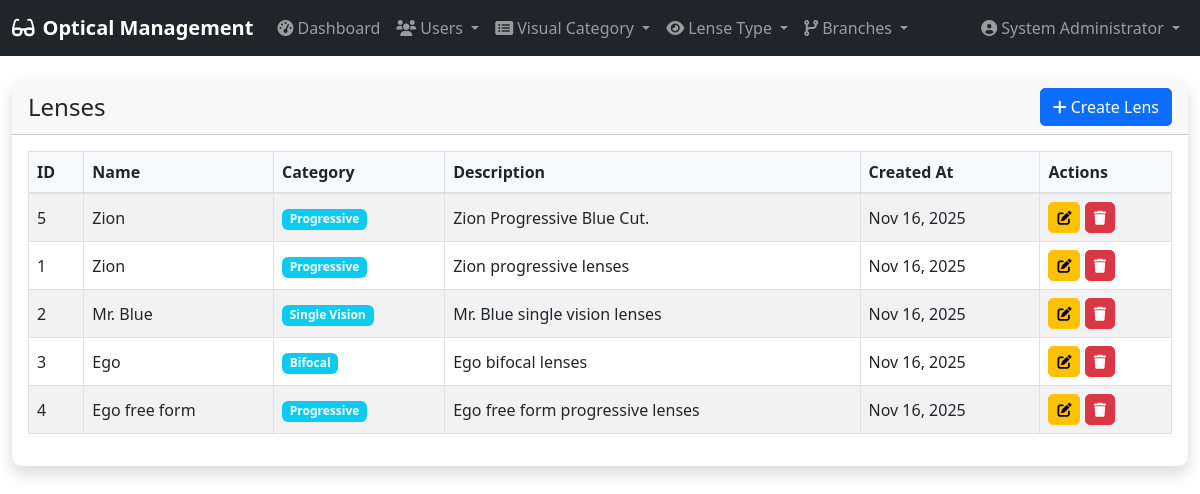
/admin/lenses.php (signed in), run on the app's committed database.
### tables this page shows
CREATE TABLE
  `lenses` (
    `id` int (11) NOT NULL,
    `name` varchar(255) NOT NULL,
    `category_id` int (11) DEFAULT NULL,
    `description` text DEFAULT NULL,
    `created_at` timestamp NOT NULL DEFAULT current_timestamp()
  );

CREATE TABLE
  `categories` (
    `id` int (11) NOT NULL,
    `name` varchar(255) NOT NULL,
    `description` text DEFAULT NULL,
    `created_at` timestamp NOT NULL DEFAULT current_timestamp()
  );

### admin/lenses.php (the view, shortened to what this page needs)
<?php
include '../includes/config.php';
$action = isset($_GET['action']) ? $_GET['action'] : 'list';
include '../includes/header.php';
include '../includes/navbar.php';
?>
<div class="container-fluid mt-4">
    <?php if ($action == 'create' || $action == 'edit'): ?>
        <div class="row">
            <div class="col-12">
                <div class="card shadow">
                    <div class="card-header">
                        <h4 class="mb-0"><?php echo $action == 'create' ? 'Create New Lens' : 'Edit Lens'; ?></h4>
                    </div>
                    <div class="card-body">
                        <form method="POST" action="">
                            <?php if ($action == 'edit'): ?>
                                <?php
                                $id = $_GET['id'];
                                $stmt = $pdo->prepare("SELECT * FROM lenses WHERE id = ?");
                                $stmt->execute([$id]);
                                $lens = $stmt->fetch();
                                ?>
                                <input type="hidden" name="id" value="<?php echo $lens['id']; ?>">
                            <?php endif; ?>
                            <div class="row">
                                <div class="col-md-6 mb-3">
                                    <label for="name" class="form-label">Lens Name</label>
                                    <input type="text" class="form-control" id="name" name="name"
                                           value="<?php echo $action == 'edit' ? $lens['name'] : ''; ?>" required>
                                </div>
                                <div class="col-md-6 mb-3">
                                    <label for="category_id" class="form-label">Category</label>
                                    <select class="form-select" id="category_id" name="category_id" required>
                                        <option value="">Select Category</option>
                                        <?php
                                        $categories = $pdo->query("SELECT * FROM categories ORDER BY name")->fetchAll();
                                        foreach ($categories as $category): ?>
                                            <option value="<?php echo $category['id']; ?>"
                                                <?php if ($action == 'edit' && $lens['category_id'] == $category['id']) echo 'selected'; ?>>
                                                <?php echo $category['name']; ?>
                                            </option>
                                        <?php endforeach; ?>
                                    </select>
                                </div>
                            </div>
                            <div class="row">
                                <div class="col-12 mb-3">
                                    <label for="description" class="form-label">Description</label>
                                    <textarea class="form-control" id="description" name="description" rows="4"><?php echo $action == 'edit' ? $lens['description'] : ''; ?></textarea>
                                </div>
                            </div>
                            <div class="mt-4">
                                <button type="submit" class="btn btn-primary"><?php echo $action == 'create' ? 'Create Lens' : 'Update Lens'; ?></button>
                                <a href="lenses.php" class="btn btn-secondary">Cancel</a>
                            </div>
                        </form>
                    </div>
                </div>
            </div>
        </div>
    <?php else: ?>
        <div class="row">
            <div class="col-12">
                <div class="card shadow">
                    <div class="card-header d-flex justify-content-between align-items-center">
                        <h4 class="mb-0">Lenses</h4>
                        <a href="lenses.php?action=create" class="btn btn-primary">
                            <i class="fas fa-plus me-1"></i>Create Lens
                        </a>
                    </div>
                    <div class="card-body">
                        <div class="table-responsive">
                            <table class="table table-striped table-bordered" id="lensesTable">
                                <thead>
                                    <tr>
                                        <th>ID</th>
                                        <th>Name</th>
                                        <th>Category</th>
                                        <th>Description</th>
                                        <th>Created At</th>
                                        <th>Actions</th>
                                    </tr>
                                </thead>
                                <tbody>
                                    <?php
                                    $stmt = $pdo->query("
                                        SELECT l.*, c.name as category_name
                                        FROM lenses l
                                        LEFT JOIN categories c ON l.category_id = c.id
                                        ORDER BY l.created_at DESC
                                    ");
                                    $lenses = $stmt->fetchAll();
                                    foreach ($lenses as $lens): ?>
                                        <tr>
                                            <td><?php echo $lens['id']; ?></td>
                                            <td><?php echo $lens['name']; ?></td>
                                            <td>
                                                <span class="badge bg-info"><?php echo $lens['category_name']; ?></span>
                                            </td>
                                            <td><?php echo $lens['description'] ?: 'No description'; ?></td>
                                            <td><?php echo date('M j, Y', strtotime($lens['created_at'])); ?></td>
                                            <td>
                                                <a href="lenses.php?action=edit&id=<?php echo $lens['id']; ?>" class="btn btn-sm btn-warning">
                                                    <i class="fas fa-edit"></i>
                                                </a>
                                                <button type="button" class="btn btn-sm btn-danger" data-bs-toggle="modal"
                                                        data-bs-target="#deleteModal<?php echo $lens['id']; ?>">
                                                    <i class="fas fa-trash"></i>
                                                </button>
                                            </td>
                                        </tr>
                                    <?php endforeach; ?>
                                </tbody>
                            </table>
                        </div>
                    </div>
                </div>
            </div>
        </div>
    <?php endif; ?>
</div>
<?php include '../includes/footer.php'; ?>

### includes/header.php (shortened to what this page needs)
<!DOCTYPE html>
<html lang="en">
<head>
    <link href="https://cdn.jsdelivr.net/npm/bootstrap@5.3.0/dist/css/bootstrap.min.css" rel="stylesheet">
    <link href="https://cdnjs.cloudflare.com/ajax/libs/font-awesome/6.0.0/css/all.min.css" rel="stylesheet">
    <link href="../assets/css/style.css" rel="stylesheet">
</head>
<body>

### includes/navbar.php (shortened to what this page needs)
<nav class="navbar navbar-expand-lg navbar-dark bg-dark">
    <div class="container-fluid">
        <a class="navbar-brand" href="dashboard.php">
            <i class="fas fa-glasses me-2"></i>Optical Management
        </a>
        <div class="collapse navbar-collapse" id="navbarNav">
            <ul class="navbar-nav me-auto">
                <li class="nav-item">
                    <a class="nav-link" href="dashboard.php">
                        <i class="fas fa-tachometer-alt me-1"></i>Dashboard
                    </a>
                </li>
                <li class="nav-item dropdown">
                    <a class="nav-link dropdown-toggle" href="#" id="userDropdown" role="button"
                        data-bs-toggle="dropdown">
                        <i class="fas fa-users me-1"></i>Users
                    </a>
                </li>
                <li class="nav-item dropdown">
                    <a class="nav-link dropdown-toggle" href="#" id="categoryDropdown" role="button"
                        data-bs-toggle="dropdown">
                        <i class="fas fa-list-alt me-1"></i>Visual Category
                    </a>
                </li>
                <li class="nav-item dropdown">
                    <a class="nav-link dropdown-toggle" href="#" id="lensesDropdown" role="button"
                        data-bs-toggle="dropdown">
                        <i class="fas fa-eye me-1"></i>Lense Type
                    </a>
                </li>
                <li class="nav-item dropdown">
                    <a class="nav-link dropdown-toggle" href="#" id="branchesDropdown" role="button"
                        data-bs-toggle="dropdown">
                        <i class="fas fa-code-branch me-1"></i>Branches
                    </a>
                </li>
            </ul>
            <ul class="navbar-nav">
                <li class="nav-item dropdown">
                    <a class="nav-link dropdown-toggle" href="#" id="userMenu" role="button" data-bs-toggle="dropdown">
                        <i class="fas fa-user-circle me-1"></i><?php echo $_SESSION['full_name']; ?>
                    </a>
                </li>
            </ul>
        </div>
    </div>
</nav>

### includes/footer.php (shortened to what this page needs)
</body>
</html>

### assets/css/style.css (style rules this page uses)
.card { border: none; border-radius: 10px; }
.card-header { border-radius: 10px 10px 0 0 !important; }
.btn { border-radius: 5px; }
.table th { border-top: none; font-weight: 600; }
.navbar-brand { font-weight: 600; }
.table th { background-color: #f8f9fa; border-bottom: 2px solid #dee2e6; }
.table td { vertical-align: middle; }
.badge { font-size: 0.75em; }
.card { transition: transform 0.2s ease-in-out, box-shadow 0.2s ease-in-out; }
.btn { transition: all 0.2s ease-in-out; }

### data on the page
lenses: id "5", name "Zion", category.name "Progressive", description "Zion Progressive Blue Cut.", created_at "Nov 16, 2025"
lenses: id "1", name "Zion", category.name "Progressive", description "Zion progressive lenses", created_at "Nov 16, 2025"
lenses: id "2", name "Mr. Blue", category.name "Single Vision", description "Mr. Blue single vision lenses", created_at "Nov 16, 2025"
lenses: id "3", name "Ego", category.name "Bifocal", description "Ego bifocal lenses", created_at "Nov 16, 2025"
lenses: id "4", name "Ego free form", category.name "Progressive", description "Ego free form progressive lenses", created_at "Nov 16, 2025"

### other printed values
$_SESSION['full_name'] "System Administrator"
